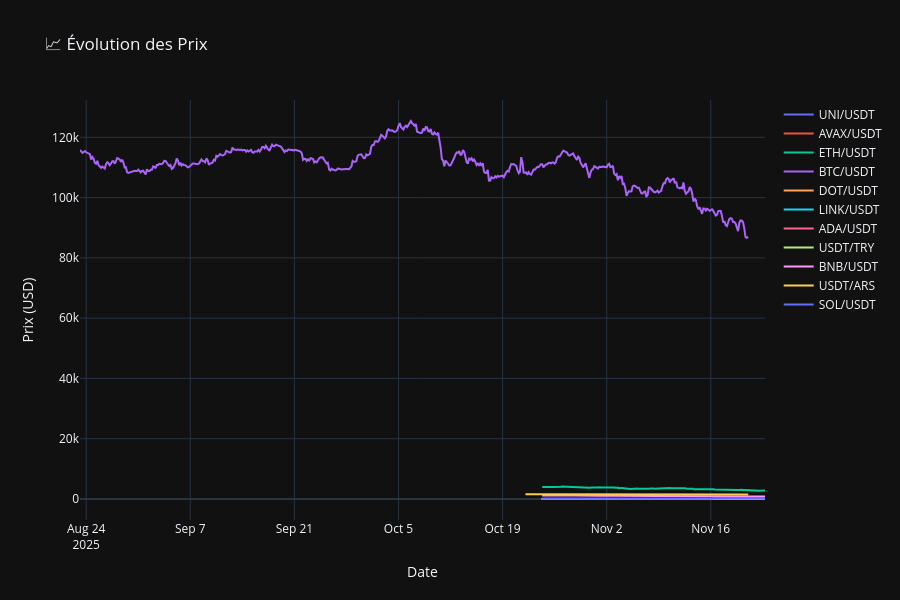

Here is the notebook cell this chart was saved with:
### Markdown cell above
## 3. 📊 Visualisation des Prix

### Code cell
# Graphique des prix
fig = go.Figure()
for symbol, df in crypto_data.items():
    fig.add_trace(go.Scatter(
        x=df['timestamp'],
        y=df['close'],
        mode='lines',
        name=symbol
    ))

fig.update_layout(
    title='📈 Évolution des Prix',
    xaxis_title='Date',
    yaxis_title='Prix (USD)',
    height=600,
    template='plotly_dark'
)
fig.show()

### Figure 1 — Plotly figure (JSON) as saved in the notebook; plotly's stock layout.template omitted (floating-point values rounded to 4 significant figures; data arrays with more than 128 entries replaced by an {"elided": "..."} marker saying what was removed)
{"data": [{"mode": "lines", "name": "UNI/USDT", "x": {"elided": "720 str values"}, "y": {"elided": "720 float values"}, "type": "scatter"}, {"mode": "lines", "name": "AVAX/USDT", "x": {"elided": "720 str values"}, "y": {"elided": "720 float values"}, "type": "scatter"}, {"mode": "lines", "name": "ETH/USDT", "x": {"elided": "720 str values"}, "y": {"elided": "720 float values"}, "type": "scatter"}, {"mode": "lines", "name": "BTC/USDT", "x": {"elided": "540 str values"}, "y": {"elided": "540 float values"}, "type": "scatter"}, {"mode": "lines", "name": "DOT/USDT", "x": {"elided": "720 str values"}, "y": {"elided": "720 float values"}, "type": "scatter"}, {"mode": "lines", "name": "LINK/USDT", "x": {"elided": "720 str values"}, "y": {"elided": "720 float values"}, "type": "scatter"}, {"mode": "lines", "name": "ADA/USDT", "x": {"elided": "720 str values"}, "y": {"elided": "720 float values"}, "type": "scatter"}, {"mode": "lines", "name": "USDT/TRY", "x": {"elided": "168 str values"}, "y": {"elided": "168 float values"}, "type": "scatter"}, {"mode": "lines", "name": "BNB/USDT", "x": {"elided": "720 str values"}, "y": {"elided": "720 float values"}, "type": "scatter"}, {"mode": "lines", "name": "USDT/ARS", "x": {"elided": "720 str values"}, "y": {"elided": "720 float values"}, "type": "scatter"}, {"mode": "lines", "name": "SOL/USDT", "x": {"elided": "720 str values"}, "y": {"elided": "720 float values"}, "type": "scatter"}], "layout": {"title": {"text": "📈 Évolution des Prix"}, "xaxis": {"title": {"text": "Date"}}, "yaxis": {"title": {"text": "Prix (USD)"}}, "height": 600}}
